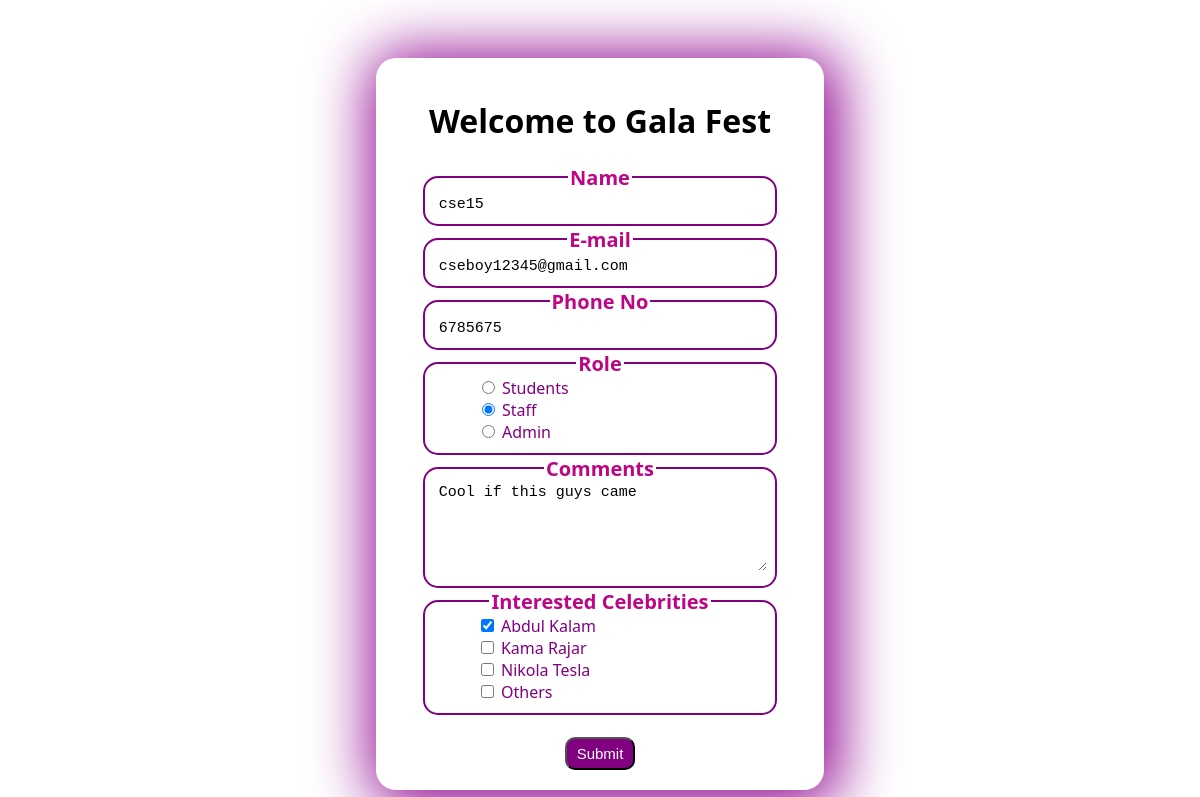
The page /update/14/ on the database its author committed.
### crud_app/models.py (models this page shows)
class Register(models.Model):
    username = models.TextField(max_length=100)
    email = models.EmailField(null=True, blank=True)  # Allow null values
    phone = models.PositiveIntegerField()
    role = models.TextField()
    comments = models.TextField(null=True, blank=True, max_length=1000)  # Allow null values
    celebrities = models.TextField()

### crud_app/views.py (the view)
# urls.py: path('update/<int:record_id>/',views.update_record,name='update_record')
def update_record(request,record_id):
    record = get_object_or_404(Register, pk=record_id)
    if request.method == 'POST':
        form = RegisterForm(request.POST, instance=record)
        if form.is_valid():
            form.save()
            return redirect('read')
    else:
        form = RegisterForm(instance=record)
    return render(request,'update.html',{'user':record})

### crud_app/templates/update.html (shortened to what this page needs)
{% load static %}
<!DOCTYPE html>
<html>
<head>
    <link rel="stylesheet" type="text/css" href="{% static 'style.css' %}">
</head>
<body>
<div>
    <h1>Welcome to Gala Fest</h1>
    <form  method="post">
        <fieldset>
            <legend>Name</legend>
            <input type="text" name="username" id="name" value="{{user.username}}"><br>
        </fieldset>
        <fieldset>
            <legend>E-mail</legend>
            <input type="email" name="email" id="mail" value="{% if user.email == 'a@g.c' %}{% else %}{{ user.email }}{% endif %}">
        </fieldset>
        <fieldset>
            <legend>Phone No</legend>
            <input type="tel" name="phone" id="phone" value="{{user.phone}}"><br>
        </fieldset>
        <fieldset>
            <legend>Role</legend>
            <section id="roles">
            <input type="radio" name="role"  {% if user.role == 'student' %}checked{% endif %} id="student" value="student" name="role" >
            <label  for="student">Students</label><br>
            <input type="radio" {% if user.role == 'staff' %}checked{% endif %} name="role" value="staff" id="staff">
            <label for="staff">Staff</label><br>
            <input value="admin"  {% if user.role == 'admin' %}checked{% endif %} type="radio" name="role" id="admin">
            <label for="admin">Admin</label><br>
        </fieldset>
        <fieldset>
            <legend>Comments</legend>
            <textarea name="comments" id="comments" cols="40" rows="5">{{ user.comments }}</textarea>
        </fieldset>
        <fieldset>
            <legend>Interested Celebrities</legend>
            <section id="celebrity">
            <input value="Abdul Kalam" type="checkbox" name="celebrities" id="ak" {% if "Abdul Kalam" in user.celebrities %}checked{% endif %}>
            <label for="ak">Abdul Kalam</label><br>
            <input value="kamarajar"  type="checkbox" name="celebrities" id="kr" {% if "kamarajar" in user.celebrities %}checked{% endif %}>
            <label for="kr">Kama Rajar</label><br>
            <input value="nikola tesla"  type="checkbox" name="celebrities" id="nt" {% if "nikola tesla" in user.celebrities %}checked{% endif %}>
            <label for="nt">Nikola Tesla</label><br>
            <input value="others" type="checkbox" name="celebrities" id="others" {% if "others" in user.celebrities %}checked{% endif %}>
            <label for="others">Others</label><br>
            </section>
        </fieldset><br>
        <button type="submit">Submit</button>
    </form>
</div>
</body>
</html>

### crud_app/static/style.css (style rules this page uses)
div { margin-top: 50px; padding: 20px; text-align: center; box-shadow: 5px 5px 60px 10px rgb(144, 5, 144); border-radius: 20px; }
#roles,#celebrity { text-align: left; margin-left: 40px; }
body { font-family:'Segoe UI', Tahoma, Geneva, Verdana, sans-serif; display: flex; justify-content: center; align-items: center; }
fieldset { position: relative; left: 0; margin: auto; padding-top: 0; width: 80%; border-radius: 15px; border: 2px solid purple; }
input[type='text'], input[type="email"], input[type='tel'], textarea { width: 100%; outline: none; border: none; font-size: 15px; font-family: monospace; }
input[type='radio'] { text-align: left; }
form { position: relative; left: 0; margin: auto; }
legend { font-size: 20px; font-weight: bold; color: rgb(188, 6, 133); }
label { color: purple; }
button { padding: 6px; border-radius: 10px; background-color: purple; color: white; font-size: 15px; cursor: pointer; width: 70px; }

### rows shown on the page
Register: username "cse15", email "cseboy12345@gmail.com", phone "6785675", role "☐ Students", role "☑ Staff", role "☐ Admin", comments "Cool if this guys came", celebrities "☑"
